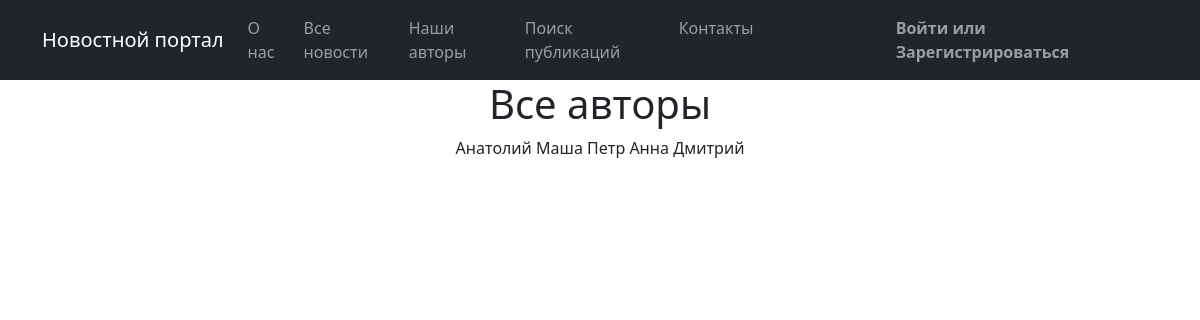
/news/authors/, run on the app's committed database.
### news/models.py (models this page shows, shortened)
class Author(models.Model):
    authorUser = models.OneToOneField(User, on_delete=models.CASCADE)
    authorRating = models.SmallIntegerField(default=0)

### news/views.py (the view)
# urls.py: path('authors/', cache_page(60*5)(AuthorsList.as_view()), name='authors'),
class AuthorsList(ListView):
    model = Author  # Указываем модель, объекты которой будут выводиться
    ordering = 'authorUser'  # Поле, которое будет использоваться для сортировки объектов
    template_name = 'authors.html'  # Указываем имя шаблона, в котором будут все инструкции о том,
    context_object_name = 'Authors'  # Это имя списка, в котором будут лежать все объекты.

### templates/authors.html (shortened to what this page needs)
{% extends 'flatpages/default.html' %}
{% block content %}
    <h1>Все авторы</h1>
    {% for author in Authors %}
    {{ author.authorUser.first_name }}
    {% endfor %}
{% endblock content %}

### data on the page
Author: authorUser.first_name "Анатолий"
Author: authorUser.first_name "Маша"
Author: authorUser.first_name "Петр"
Author: authorUser.first_name "Анна"
Author: authorUser.first_name "Дмитрий"
